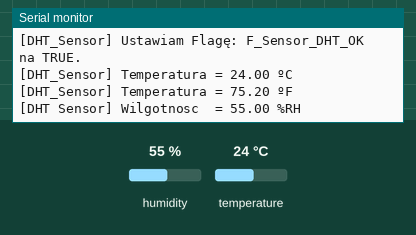
Recording of a sketch running on a simulated ESP8266 (NodeMCU). Shown: the last lines printed to the serial monitor. The test bench sets the inputs (shaded band); at power-on: humidity 55 %, temperature 24 °C.

Above: at 6.2 s.
6.3 s: humidity set to 22 %
13.8 s: temperature set to 12 °C
At 16.0 s:
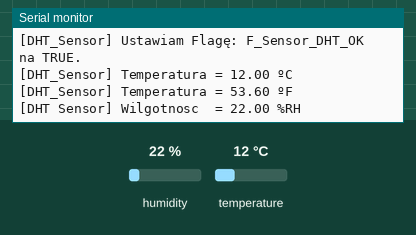
21.3 s: humidity set to 40 %
At 26.2 s:
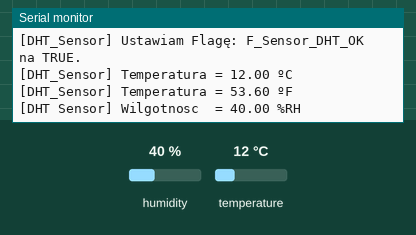

Measured:
- after the input at 13.8 s, the serial monitor: prints a new line after 1.3 s (image 1)
- after the input at 21.3 s, the serial monitor: prints a new line after 3.8 s (image 2)

The sketch:

dht11.ino
```cpp
// █████████████████████████████████████████████████████
//
// ESP32/ESP8266 BlackBook by PowerTGS (2024)
//
// author : Tomasz Majcher
// e-mail : powerTGS440@gmail.com
// phone  : +48 668 082121
//
// █████████████████████████████████████████████████████
//
// DHT11 demo file
//
// source file      : sourcce/sensor/dht11/dht11.ino
// device tested    : esp32/esp2866
// code platform    : ArduinoIDE
//
// █████████████████████████████████████████████████████
// W Y K O R Z Y S T A N I E    P A M I Ę C I   R A M   &   F L A S H
// █████████████████████████████████████████████████████
//
// Variables and constants in RAM (global, static), used 28212 / 80192 bytes (35%)
// Code in flash (default, ICACHE_FLASH_ATTR), used 243772 / 1048576 bytes (23%)
//
// █████████████████████████████████████████████████████
// M A K R O
// █████████████████████████████████████████████████████

#define SERIAL_MONITOR        true                          // SERIAL włączony
#define SERIAL_SPEED          115200                        // prędkość SERIAL
#define SETUP_DELAY           5000                          // opoznienie SETUP
#define LOOP_DELAY            10000                         // opóźnienie pętli LOOP

#define FPSTR(pstr_pointer) (reinterpret_cast<const __FlashStringHelper *>(pstr_pointer))
#define F(string_literal) (FPSTR(PSTR(string_literal)))

// █████████████████████████████████████████████████████
// B I B L I O T E K I   D H T   1 1
// █████████████████████████████████████████████████████

#include "DHT.h"

#define DHTPIN 5                            // GPIO 5 (D1) dla ESP8266
#define DHTTYPE DHT11                       // definicja typu czujnika DHT11

// #define #define DHTTYPE DHT22            // w przypadku czujnika DHT22

// █████████████████████████████████████████████████████
// O B I E K T   K L A S Y   D H T
// █████████████████████████████████████████████████████

DHT dht(DHTPIN, DHTTYPE);

// █████████████████████████████████████████████████████
// Z M I E N N E   G L O B A L N E
// █████████████████████████████████████████████████████

struct DHT_SENSOR                     // struktura dla czujnika DHT11/DHT22
{
    float   temperatura_C = 0;        // zmienna dla przechowywania temp w st. C
    float   temperatura_F = 0;        // zmienna dla przechowywania temp w st. F
    float   wilgotnosc = 0;           // zmienna dla przechowywania wilgotnosci
}   dht_sensor;

bool F_Sensor_DHT_OK = false;         // flaga błedów dla DHT11/DHT22

// █████████████████████████████████████████████████████
// D E K L A R A C J E   F U N K C J I
// █████████████████████████████████████████████████████

void Read_DHT_Sensor (float &temp_C, float &temp_F, float &humi);

#if SERIAL_MONITOR
    void Show_DHT_Sensor (float &temp_C, float &temp_F, float &humi);
#endif

// █████████████████████████████████████████████████████
// S E T U P
// █████████████████████████████████████████████████████

void setup()
{
    #if SERIAL_MONITOR
        Serial.begin(SERIAL_SPEED);
        Serial.printf_P ( PSTR ("\n\n[DHT11/DHT22] Sensor Test" ));
    #endif

    dht.begin();               // inicjalizacja czujnika DHT11/DHT22
    delay(SETUP_DELAY);        // dla tego kiepskiego czujnika trzeba dać opóźnienie
}

// █████████████████████████████████████████████████████
// L O O P
// █████████████████████████████████████████████████████

void loop()
{
    Read_DHT_Sensor (dht_sensor.temperatura_C, dht_sensor.temperatura_F, dht_sensor.wilgotnosc);

    #if SERIAL_MONITOR
        Show_DHT_Sensor (dht_sensor.temperatura_C, dht_sensor.temperatura_F, dht_sensor.wilgotnosc);
    #endif

    delay(LOOP_DELAY);
}

// █████████████████████████████████████████████████████
// R E A D   D H T   S E N S O R
// █████████████████████████████████████████████████████
// funkcja odczytuje wartości z czujnika DHT11/DHT22
// na wejsciu otrzymuje adresy zmiennych w strukturze dht_sensor
// █████████████████████████████████████████████████████

void Read_DHT_Sensor (float &temp_C, float &temp_F, float &humi)
{
    float t = dht.readTemperature();              // zmienna lokalna, tymczasowa
    float f = dht.readTemperature(true);          // zmienna lokalna, tymczasowa
    float h = dht.readHumidity();                 // zmianne lokalna, tymczasowa

     F_Sensor_DHT_OK = false;                     // resetujemy FLAGĘ, ustawiamy FALSE

    // --------------------------------------------------------------------------------- //
    // moduły DHT11/DHT22 nie słyną z bezawaryjnej i bezproblemowej pracy niestety       //
    // zanim zapiszemy do struktury nowe dane należy sprawdzić czy są prawidłowe :-)     //
    // ten prosty warunek załatwia nam sprawę, albo pozostaną poprzednie odczyty albo    //
    // po wyświetleniu ujrzymy tam wartości : NAN                                        //
    // W tym szkicu problemu większego nie będzie, program się nie wysypie, urządzenie   //
    // nie zrestartuje, ale w przypadku wysyłania danych na wyświetlacz LCD, TFT to już  //
    // zaczynają się schody. Zamiast zmiennej FLOAT wysyłamy wartość NAN, nie sprawdzamy //
    // co przybyło i próbujemy to wyświetlić, dlatego trzeba się zabezpieczyć. Inne      //
    // moduły też potrafią nabroić, szukamy problemu ale nie wiemy gdzie leży, więc      //
    // taka wskazówka, by sobie uprościć życie i walczyć z BUG'ami, które sami kreujemy  //
    //                                                                                   //
    // Nie dużo trzeba, a nawet DHT11/DHT22 będą pracować bezproblemowo!                 //
    // --------------------------------------------------------------------------------- //

    if (isnan(humi) || isnan(t) || isnan(f))     // jeśli odczyt z czujnika nie prawidłowy
    {
        #if SERIAL_MONITOR
            Serial.printf_P( PSTR ("\n\n[DHT_Sensor] Wykryto błąd odczytu z czujnika.") );
            Serial.printf_P( PSTR ("\n[DHT_Sensor] Ustawiam Flagę: F_Sensor_DHT_OK na FALSE.") );
        #endif
        // nie ustawiamy F_Sensor_DHT_OK na FALSE, zrobiliśmy to przed wejściem do warunku!
    }
    else
    {
        #if SERIAL_MONITOR
            Serial.printf_P( PSTR ("\n\n[DHT_Sensor] Dane z czujnika wyglądają na prawidłowe.") );
            Serial.printf_P( PSTR ("\n[DHT_Sensor] Ustawiam Flagę: F_Sensor_DHT_OK na TRUE.") );
        #endif

        F_Sensor_DHT_OK = true;   // dane wyglądają Okey, ustawiamy FLAGĘ na TRUE

        temp_C = t;               // kopiujemy do struktury wartości ze zmiennych tymczasowych
        temp_F = f;               // kopiujemy do struktury wartości ze zmiennych tymczasowych
        humi   = h;               // kopiujemy do struktury wartości ze zmiennych tymczasowych
    }
}

// █████████████████████████████████████████████████████
// S H O W   D H T   S E N S O R
// █████████████████████████████████████████████████████
// funkcja odczytuje wartości z czujnika ATH20
// na wejsciu otrzymuje adresy struktury ath_sensor
// █████████████████████████████████████████████████████

#if SERIAL_MONITOR
void Show_DHT_Sensor (float &temp_C, float &temp_F, float &humi)
{
    Serial.printf_P( PSTR ("\n[DHT_Sensor] Temperatura = %.02f ºC"), temp_C);
    Serial.printf_P( PSTR ("\n[DHT_Sensor] Temperatura = %.02f ºF"), temp_F);
    Serial.printf_P( PSTR ("\n[DHT Sensor] Wilgotnosc  = %.02f %RH"), humi);
}
#endif

// █████████████████████████████████████████████████████
// END OF FILE : src/sensor/dht11/dht11.ino
// █████████████████████████████████████████████████████
```
